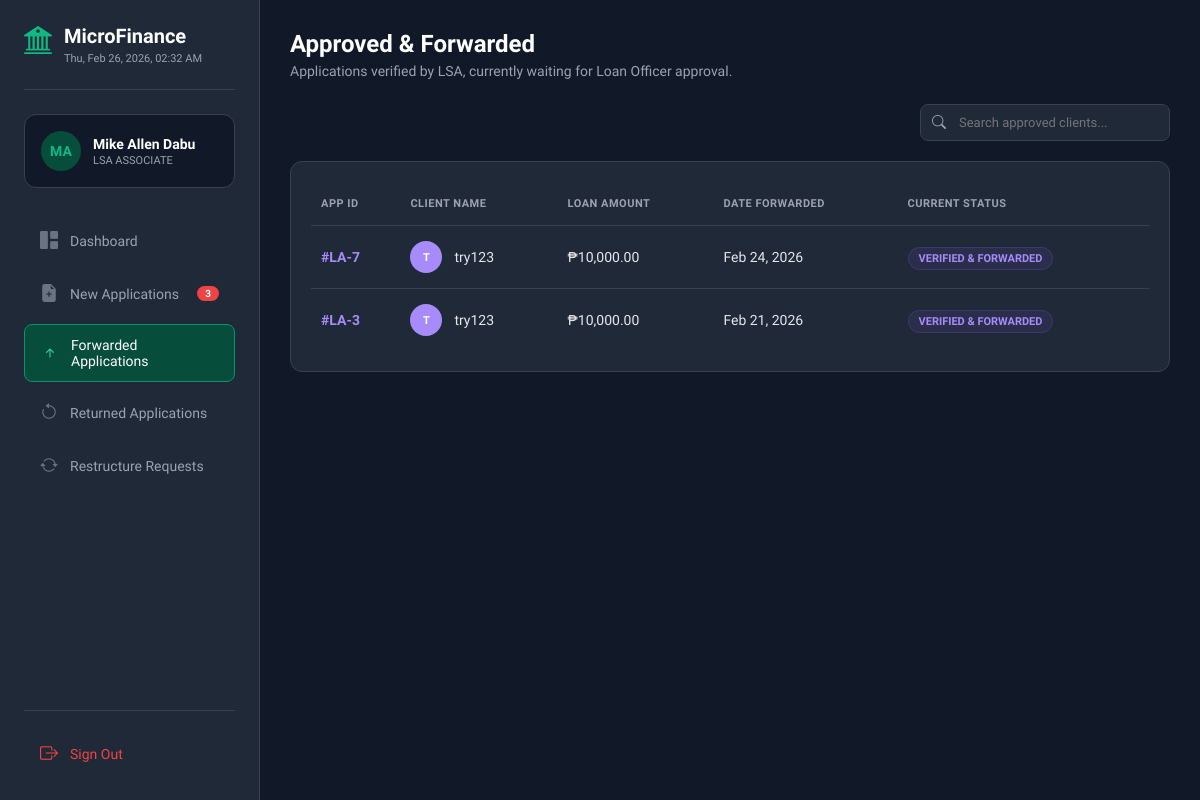
Before: /LSA/forwarded.php with the older database file.
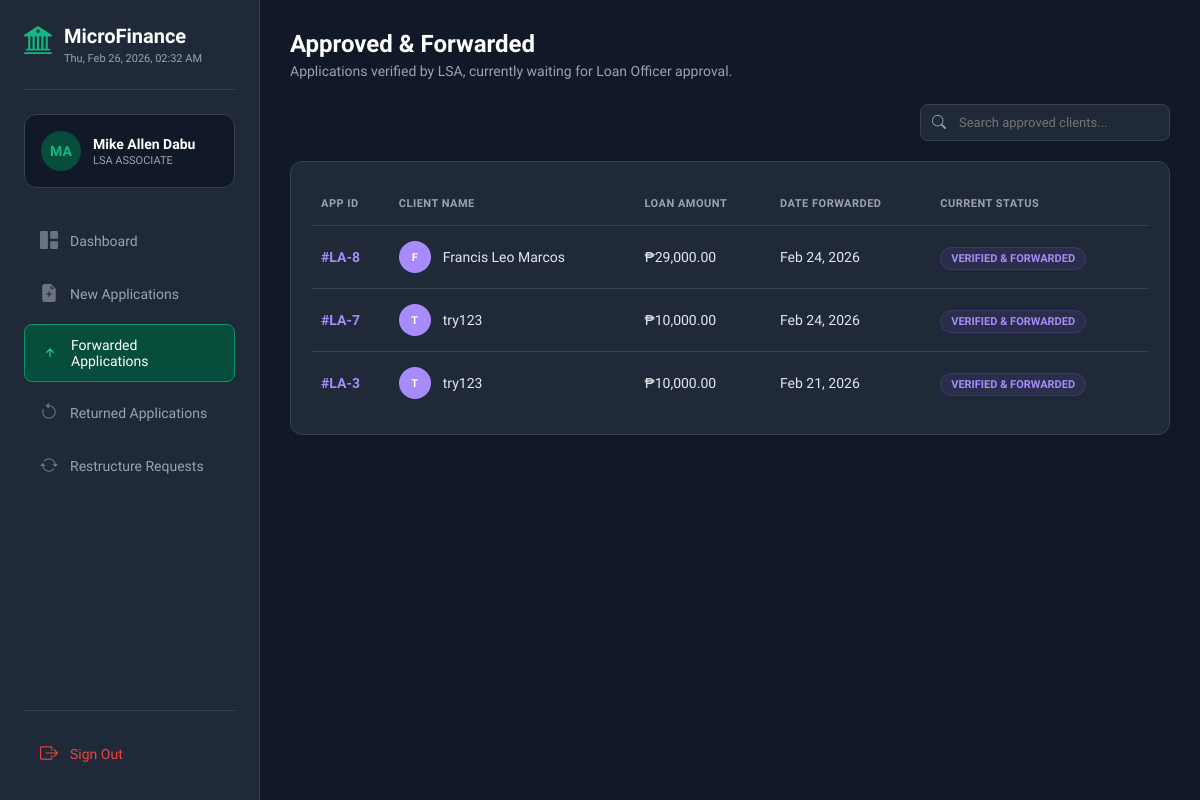
After: the same page with the newer database file.
### tables this page shows
CREATE TABLE `loan_applications` (
  `id` int(11) NOT NULL,
  `user_id` int(11) NOT NULL,
  `principal_amount` decimal(10,2) NOT NULL,
  `term_months` int(11) NOT NULL,
  `loan_purpose` text NOT NULL,
  `source_of_income` varchar(255) NOT NULL,
  `estimated_monthly_income` decimal(10,2) NOT NULL,
  `interest_rate` decimal(5,2) NOT NULL,
  `interest_type` enum('MONTHLY','ANNUAL') DEFAULT 'MONTHLY',
  `interest_method` enum('FLAT') DEFAULT 'FLAT',
  `total_interest` decimal(10,2) DEFAULT NULL,
  `total_payable` decimal(10,2) DEFAULT NULL,
  `monthly_due` decimal(10,2) DEFAULT NULL,
  `status` enum('PENDING','APPROVED','REJECTED','CANCELLED') DEFAULT 'PENDING',
  `remarks` text DEFAULT NULL,
  `created_at` timestamp NOT NULL DEFAULT current_timestamp(),
  `updated_at` timestamp NOT NULL DEFAULT current_timestamp() ON UPDATE current_timestamp()
);

CREATE TABLE `users` (
  `id` int(11) NOT NULL,
  `fullname` varchar(100) DEFAULT NULL,
  `phone` varchar(20) DEFAULT NULL,
  `email` varchar(100) DEFAULT NULL,
  `password` varchar(255) DEFAULT NULL,
  `created_at` timestamp NOT NULL DEFAULT current_timestamp()
);

### LSA/forwarded.php (the view, shortened to what the changed rows need)
<?php
include 'includes/db_connect.php';
$query = "SELECT la.id, la.principal_amount, la.updated_at, la.status, u.fullname
          FROM loan_applications la
          JOIN users u ON la.user_id = u.id
          WHERE la.status = 'APPROVED'
          ORDER BY la.updated_at DESC";
$result = $conn->query($query);
?>
<!DOCTYPE html>
<html lang="en">
<head>
    <link rel="stylesheet" href="https://cdn.jsdelivr.net/npm/bootstrap-icons@1.11.1/font/bootstrap-icons.css">
    <link rel="stylesheet" href="assets/css/Forwarded.css">
</head>
<body>
    <?php include 'includes/sidebar.php'; ?>
    <div class="main-content">
        <div class="page-header">
            <h1>Approved & Forwarded</h1>
        </div>
        <div class="content-card">
            <table>
                <thead>
                    <tr>
                        <th>App ID</th>
                        <th>Client Name</th>
                        <th>Loan Amount</th>
                        <th>Date Forwarded</th>
                        <th>Current Status</th>
                        </tr>
                </thead>
                <tbody id="forwardedTable">
                    <?php if ($result && $result->num_rows > 0): ?>
                        <?php while($row = $result->fetch_assoc()): ?>
                        <tr>
                            <td style="color:#a78bfa; font-weight:700;">#LA-<?php echo $row['id']; ?></td>
                            <td>
                                <div class="client-info">
                                    <div class="mini-avatar" style="background:#a78bfa; color:white;">
                                        <?php echo strtoupper(substr($row['fullname'], 0, 1)); ?>
                                    </div>
                                    <span class="client-name"><?php echo htmlspecialchars($row['fullname']); ?></span>
                                </div>
                            </td>
                            <td>₱<?php echo number_format($row['principal_amount'], 2); ?></td>
                            <td><?php echo date('M d, Y', strtotime($row['updated_at'])); ?></td>
                            <td>
                                <span class="badge bg-purple" style="background: rgba(139, 92, 246, 0.1); color: #a78bfa; padding: 4px 10px; border-radius: 20px; font-size: 11px; font-weight: 700;">
                                    Verified & Forwarded
                                </span>
                            </td>
                            </tr>
                        <?php endwhile; ?>
                    <?php else: ?>
                        <tr><td colspan="5" style="text-align:center; padding: 30px; color: #94a3b8;">No forwarded applications found.</td></tr>
                    <?php endif; ?>
                </tbody>
            </table>
        </div>
    </div>
</body>
</html>

### LSA/includes/sidebar.php (shortened to what the changed rows need)
<?php
$currentPage = basename($_SERVER['PHP_SELF']);
$pendingQuery = "SELECT COUNT(*) as total FROM loan_applications WHERE status = 'PENDING'";
$pendingResult = $conn->query($pendingQuery);
$newAppCount = ($pendingResult) ? $pendingResult->fetch_assoc()['total'] : 0;
?>
<div class="sidebar">
    <div class="brand">
        <div class="brand-text">
            <h2>MicroFinance</h2>
        </div>
    </div>
    <ul class="nav-links">
        <li>
            <a href="application.php"
               class="nav-item <?= ($currentPage == 'application.php') ? 'active' : '' ?>">
                <i class="bi bi-file-earmark-plus-fill"></i> New Applications
                <?php if($newAppCount > 0): ?>
                    <span class="nav-badge" data-count="<?= $newAppCount ?>"><?= $newAppCount ?></span>
                <?php endif; ?>
            </a>
        </li>
    </ul>
</div>

Changed rows visible on the page:
added loan_applications: id "8", user.fullname "F", user.fullname "Francis Leo Marcos", principal_amount "29,000.00", updated_at "Feb 24, 2026"
Other visible differences:
$newAppCount: "3" → (not shown)
